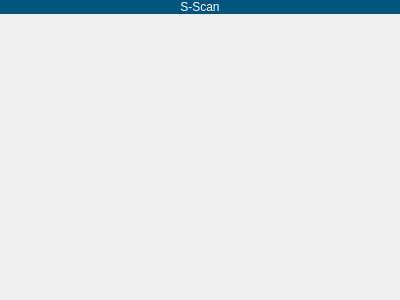
<?xml version="1.0" encoding="UTF-8"?>
<ui version="4.0">
 <class>ScanDisplay</class>
 <widget class="QWidget" name="ScanDisplay">
  <property name="geometry">
   <rect>
    <x>0</x>
    <y>0</y>
    <width>400</width>
    <height>300</height>
   </rect>
  </property>
  <property name="windowTitle">
   <string>Form</string>
  </property>
  <layout class="QVBoxLayout" name="verticalLayout_2" stretch="0,1,0">
   <property name="spacing">
    <number>0</number>
   </property>
   <property name="leftMargin">
    <number>0</number>
   </property>
   <property name="topMargin">
    <number>0</number>
   </property>
   <property name="rightMargin">
    <number>0</number>
   </property>
   <property name="bottomMargin">
    <number>0</number>
   </property>
   <item>
    <widget class="QLabel" name="titleLabel">
     <property name="styleSheet">
      <string notr="true">background-color: rgb(0, 85, 127);
color: rgb(255, 255, 255);</string>
     </property>
     <property name="text">
      <string>S-Scan</string>
     </property>
     <property name="alignment">
      <set>Qt::AlignCenter</set>
     </property>
    </widget>
   </item>
   <item>
    <layout class="QHBoxLayout" name="horizontalLayout_2" stretch="0,1,0,0">
     <property name="spacing">
      <number>0</number>
     </property>
     <item>
      <widget class="RulerWidget" name="leftRulerWidget" native="true">
       <property name="minimumSize">
        <size>
         <width>20</width>
         <height>0</height>
        </size>
       </property>
      </widget>
     </item>
     <item>
      <layout class="QVBoxLayout" name="scanLayout"/>
     </item>
     <item>
      <widget class="ColorBar" name="colorBarWidget" native="true">
       <property name="minimumSize">
        <size>
         <width>5</width>
         <height>0</height>
        </size>
       </property>
       <property name="styleSheet">
        <string notr="true"/>
       </property>
      </widget>
     </item>
     <item>
      <widget class="RulerWidget" name="rightRulerWidget" native="true">
       <property name="minimumSize">
        <size>
         <width>20</width>
         <height>0</height>
        </size>
       </property>
      </widget>
     </item>
    </layout>
   </item>
   <item>
    <layout class="QHBoxLayout" name="horizontalLayout" stretch="0,1,0">
     <property name="spacing">
      <number>0</number>
     </property>
     <item>
      <widget class="QWidget" name="widget_5" native="true">
       <property name="minimumSize">
        <size>
         <width>20</width>
         <height>0</height>
        </size>
       </property>
      </widget>
     </item>
     <item>
      <widget class="RulerWidget" name="bottomRulerWidget" native="true">
       <property name="minimumSize">
        <size>
         <width>0</width>
         <height>20</height>
        </size>
       </property>
      </widget>
     </item>
     <item>
      <widget class="QWidget" name="widget" native="true">
       <property name="minimumSize">
        <size>
         <width>25</width>
         <height>0</height>
        </size>
       </property>
      </widget>
     </item>
    </layout>
   </item>
  </layout>
 </widget>
 <customwidgets>
  <customwidget>
   <class>RulerWidget</class>
   <extends>QWidget</extends>
   <header>ui/display/ruler_widget.h</header>
   <container>1</container>
  </customwidget>
  <customwidget>
   <class>ColorBar</class>
   <extends>QWidget</extends>
   <header>ui/display/color_bar.h</header>
   <container>1</container>
  </customwidget>
 </customwidgets>
 <resources/>
 <connections/>
</ui>
